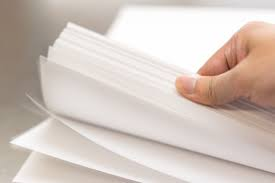
#> input picture data/garbage/paper.jpeg, 275 x 183 px, given in place of the camera
$ python hund-detector.py
#> lines starting #> are read from the running program, lines starting #| are printed output that depends on the picture; after the words box and inside, x2 and y2 are one past the last pixel; in counts of white or black regions, pixels touching at a corner belong together
import cv2
import numpy as np

# Load a pre-trained hand detection model if available, or use contour/color detection

# Initialize video capture
cap = cv2.VideoCapture(0)  # Adjust the index if you have multiple cameras

while True:
    ret, frame = cap.read()
#> frame is the input picture: shape (183, 275, 3); mean B, G, R 189.7, 197.4, 210.4
    if not ret:
        break

    # Preprocess the frame
    gray = cv2.cvtColor(frame, cv2.COLOR_BGR2GRAY)
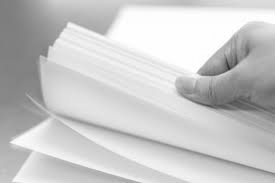
#> gray: shape (183, 275); min 36, max 255, mean 200.4
    blur = cv2.GaussianBlur(gray, (5, 5), 0)
    _, thresh = cv2.threshold(blur, 127, 255, cv2.THRESH_BINARY_INV + cv2.THRESH_OTSU)
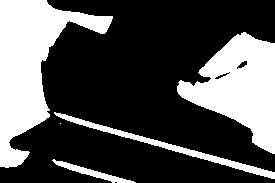
#> thresh: shape (183, 275); 31.9% white; 5 white regions (1 under 20 px)

    # Find contours in the thresholded image
    contours, _ = cv2.findContours(thresh, cv2.RETR_TREE, cv2.CHAIN_APPROX_SIMPLE)
#> contours = 8 contours, 2 with area under 20; largest, box (x1, y1, x2, y2) and area: (0, 0, 113, 168) 7526, (177, 32, 275, 154) 6332, (54, 112, 275, 179) 1122, (52, 159, 136, 183) 369, (236, 60, 248, 70) 51, (214, 72, 230, 80) 41

    # Filter contours to find the hand region
    for contour in contours:
        area = cv2.contourArea(contour)
        if area > 10000:  # Adjust this area threshold as per your need
            cv2.drawContours(frame, [contour], -1, (0, 255, 0), 3)
#> this loop made 8 passes
#> area on passes 1, 3, 4, 5, 7, 8: 369, 1122.5, 6331.5, 41, 51, 7526.5

    # Display the frame
    cv2.imshow('Hand Detection', frame)

    # Exit on 'q' keypress
    if cv2.waitKey(1) & 0xFF == ord('q'):
#> (key q is pressed here)
        break

# Release the capture and destroy any OpenCV windows
cap.release()
cv2.destroyAllWindows()
